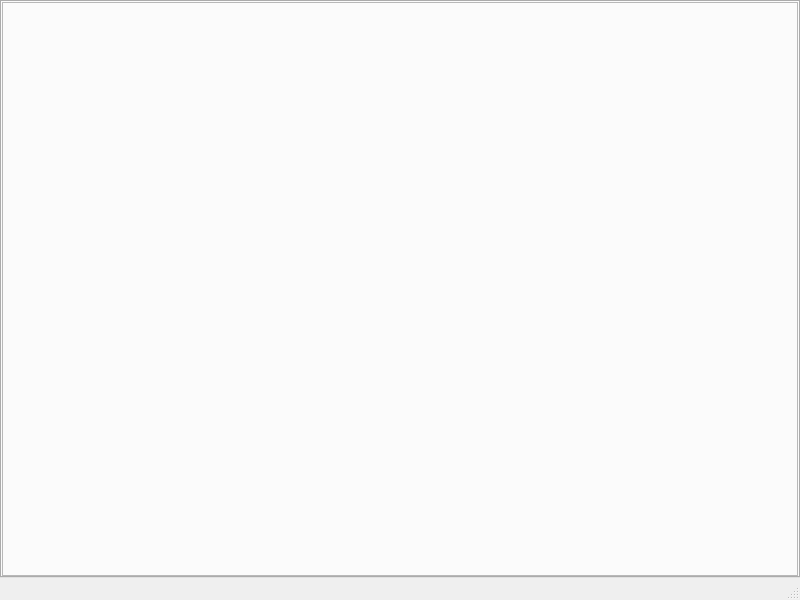
<?xml version="1.0" encoding="UTF-8"?>
<ui version="4.0">
 <class>MainWindow</class>
 <widget class="QMainWindow" name="MainWindow">
  <property name="geometry">
   <rect>
    <x>0</x>
    <y>0</y>
    <width>800</width>
    <height>600</height>
   </rect>
  </property>
  <property name="windowTitle">
   <string>madgui</string>
  </property>
  <widget class="QWidget" name="centralwidget">
   <layout class="QVBoxLayout">
    <property name="leftMargin">
     <number>0</number>
    </property>
    <property name="topMargin">
     <number>0</number>
    </property>
    <property name="rightMargin">
     <number>0</number>
    </property>
    <property name="bottomMargin">
     <number>0</number>
    </property>
    <item>
     <widget class="QTabWidget" name="notebook">
      <property name="tabBarAutoHide">
       <bool>true</bool>
      </property>
      <widget class="QWidget" name="log_tab">
       <attribute name="title">
        <string>Log</string>
       </attribute>
       <layout class="QVBoxLayout">
        <property name="leftMargin">
         <number>0</number>
        </property>
        <property name="topMargin">
         <number>0</number>
        </property>
        <property name="rightMargin">
         <number>0</number>
        </property>
        <property name="bottomMargin">
         <number>0</number>
        </property>
        <item>
         <widget class="LogWindow" name="log_window">
          <property name="frameShape">
           <enum>QFrame::StyledPanel</enum>
          </property>
          <property name="frameShadow">
           <enum>QFrame::Raised</enum>
          </property>
         </widget>
        </item>
       </layout>
      </widget>
     </widget>
    </item>
   </layout>
  </widget>
  <widget class="QStatusBar" name="statusbar"/>
 </widget>
 <customwidgets>
  <customwidget>
   <class>LogWindow</class>
   <extends>QFrame</extends>
   <header>madgui/widget/log.h</header>
   <container>1</container>
  </customwidget>
 </customwidgets>
 <resources/>
 <connections/>
</ui>
